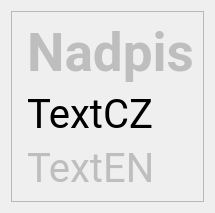
                   <widget class="QWidget" name="page_oznameni">
                    <property name="sizePolicy">
                     <sizepolicy hsizetype="Maximum" vsizetype="Maximum">
                      <horstretch>0</horstretch>
                      <verstretch>0</verstretch>
                     </sizepolicy>
                    </property>
                    <layout class="QGridLayout" name="gridLayout_6">
                     <item row="0" column="0">
                      <layout class="QHBoxLayout" name="horizontalLayout_17">
                       <item>
                        <widget class="QFrame" name="frame_2">
                         <property name="frameShape">
                          <enum>QFrame::Shape::StyledPanel</enum>
                         </property>
                         <property name="frameShadow">
                          <enum>QFrame::Shadow::Raised</enum>
                         </property>
                         <layout class="QHBoxLayout" name="horizontalLayout">
                          <item>
                           <widget class="QLabel" name="label_oznType">
                            <property name="sizePolicy">
                             <sizepolicy hsizetype="Maximum" vsizetype="Preferred">
                              <horstretch>0</horstretch>
                              <verstretch>0</verstretch>
                             </sizepolicy>
                            </property>
                            <property name="font">
                             <font>
                              <family>roboto</family>
                              <pointsize>30</pointsize>
                             </font>
                            </property>
                            <property name="text">
                             <string>&lt;html&gt;&lt;head/&gt;&lt;body&gt;&lt;p&gt;&lt;img src=&quot;:/images/WheelChair&quot;/&gt;&lt;/p&gt;&lt;/body&gt;&lt;/html&gt;</string>
                            </property>
                            <property name="alignment">
                             <set>Qt::AlignmentFlag::AlignLeading|Qt::AlignmentFlag::AlignLeft|Qt::AlignmentFlag::AlignTop</set>
                            </property>
                           </widget>
                          </item>
                          <item>
                           <layout class="QVBoxLayout" name="verticalLayout_11">
                            <item>
                             <widget class="QLabel" name="label_oznTitle">
                              <property name="enabled">
                               <bool>false</bool>
                              </property>
                              <property name="sizePolicy">
                               <sizepolicy hsizetype="Preferred" vsizetype="Maximum">
                                <horstretch>0</horstretch>
                                <verstretch>0</verstretch>
                               </sizepolicy>
                              </property>
                              <property name="font">
                               <font>
                                <family>roboto</family>
                                <pointsize>40</pointsize>
                                <bold>true</bold>
                               </font>
                              </property>
                              <property name="text">
                               <string>Nadpis</string>
                              </property>
                              <property name="alignment">
                               <set>Qt::AlignmentFlag::AlignCenter</set>
                              </property>
                              <property name="wordWrap">
                               <bool>true</bool>
                              </property>
                             </widget>
                            </item>
                            <item>
                             <widget class="QLabel" name="label_oznTextCs">
                              <property name="font">
                               <font>
                                <family>roboto</family>
                                <pointsize>30</pointsize>
                               </font>
                              </property>
                              <property name="text">
                               <string>TextCZ</string>
                              </property>
                              <property name="wordWrap">
                               <bool>true</bool>
                              </property>
                             </widget>
                            </item>
                            <item>
                             <widget class="QLabel" name="label_oznTextEn">
                              <property name="enabled">
                               <bool>false</bool>
                              </property>
                              <property name="font">
                               <font>
                                <family>roboto</family>
                                <pointsize>30</pointsize>
                               </font>
                              </property>
                              <property name="text">
                               <string>TextEN</string>
                              </property>
                              <property name="wordWrap">
                               <bool>true</bool>
                              </property>
                             </widget>
                            </item>
                           </layout>
                          </item>
                         </layout>
                        </widget>
                       </item>
                      </layout>
                     </item>
                    </layout>
                   </widget>
